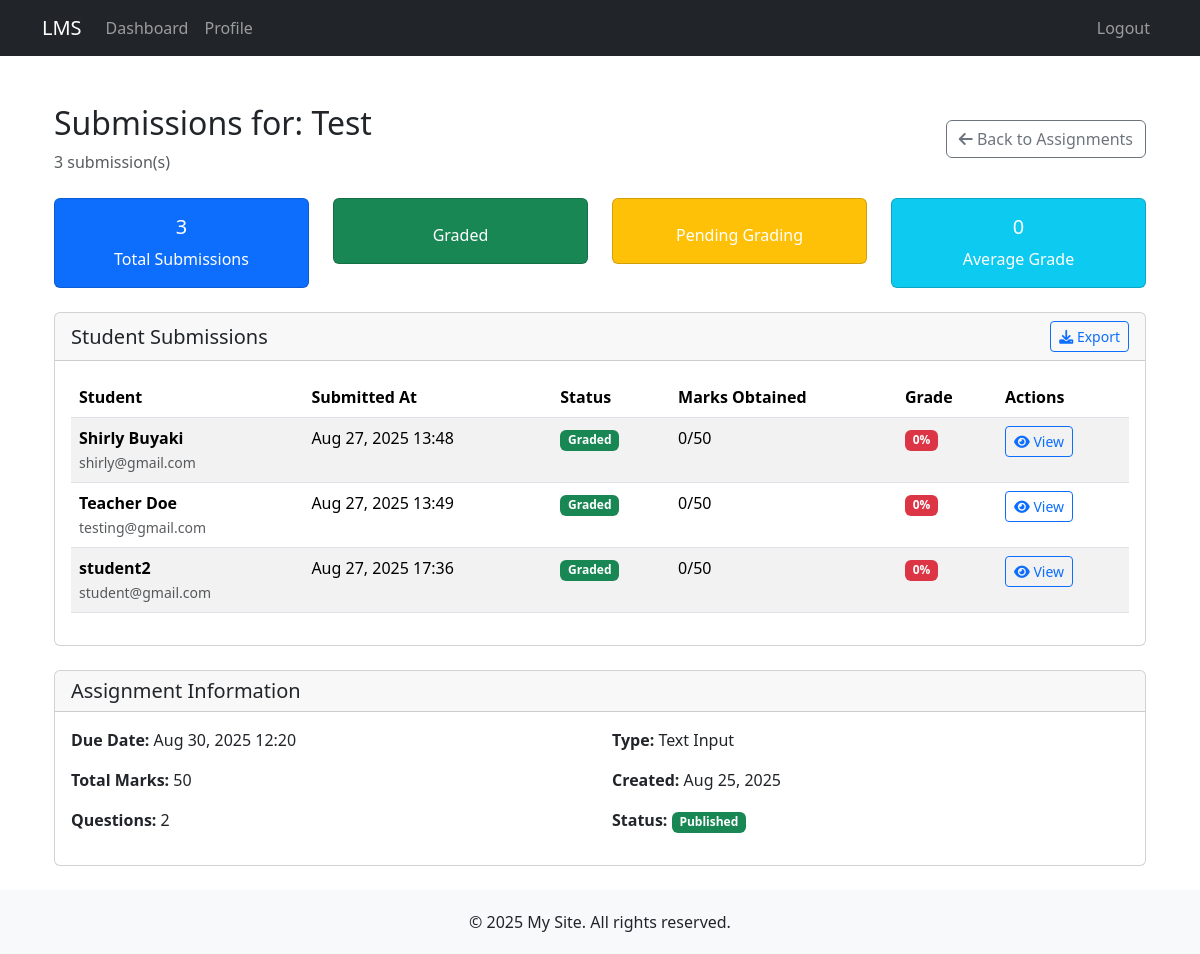
The page /assignments/2/submissions/ (signed in) on the database its author committed.
### assignments/models.py (models this page shows, shortened)
class Assignment(models.Model):
    ASSIGNMENT_TYPES = (
        ('multiple_choice', 'Multiple Choice'),
        ('text_input', 'Text Input'),
        ('file_upload', 'File Upload'),
    )
    title = models.CharField(max_length=200)
    description = models.TextField()
    assignment_type = models.CharField(max_length=20, choices=ASSIGNMENT_TYPES)
    created_by = models.ForeignKey(User, on_delete=models.CASCADE, related_name='created_assignments')
    created_at = models.DateTimeField(auto_now_add=True)
    due_date = models.DateTimeField()
    total_marks = models.PositiveIntegerField(default=100)
    is_published = models.BooleanField(default=False)
    class Meta:
        ordering = ['-created_at']

class StudentAssignment(models.Model):
    student = models.ForeignKey(User, on_delete=models.CASCADE, related_name='submitted_assignments')
    assignment = models.ForeignKey(Assignment, on_delete=models.CASCADE, related_name='submissions')
    submitted_at = models.DateTimeField(auto_now_add=True)
    total_marks_obtained = models.PositiveIntegerField(default=0)
    is_graded = models.BooleanField(default=False)
    feedback = models.TextField(blank=True)
    class Meta:
        unique_together = ['student', 'assignment']

### assignments/views.py (the view)
# urls.py: path('<int:pk>/submissions/', views.view_submissions, name='view_submissions'),
@login_required
def view_submissions(request, pk):
    if not is_trainer(request.user):
        messages.error(request, "Only trainers can view submissions.")
        return redirect('assignments')
    assignment = get_object_or_404(Assignment, pk=pk, created_by=request.user)
    submissions = StudentAssignment.objects.filter(assignment=assignment)
    context = {
        'assignment': assignment,
        'submissions': submissions,
    }
    return render(request, 'assignments/view_submissions.html', context)

### assignments/views.py (called while the page is built)
def is_trainer(user):
    return hasattr(user, 'userprofile') and user.userprofile.user_type == 'trainer'

### templates/assignments/view_submissions.html (shortened to what this page needs)
{% extends 'base.html' %}
{% block content %}
<div class="container mt-4">
    <div class="row">
        <div class="col-12">
            <div class="d-flex justify-content-between align-items-center mb-4">
                <div>
                    <h2>Submissions for: {{ assignment.title }}</h2>
                    <p class="text-muted mb-0">{{ submissions.count }} submission(s)</p>
                </div>
                <a href="{% url 'assignments' %}" class="btn btn-outline-secondary">
                    <i class="fas fa-arrow-left"></i> Back to Assignments
                </a>
            </div>
            <div class="row mb-4">
                <div class="col-md-3">
                    <div class="card text-center bg-primary text-white">
                        <div class="card-body">
                            <h5 class="card-title">{{ submissions.count }}</h5>
                            <p class="card-text">Total Submissions</p>
                        </div>
                    </div>
                </div>
                <div class="col-md-3">
                    <div class="card text-center bg-success text-white">
                        <div class="card-body">
                            <p class="card-text">Graded</p>
                        </div>
                    </div>
                </div>
                <div class="col-md-3">
                    <div class="card text-center bg-warning text-white">
                        <div class="card-body">
                            <p class="card-text">Pending Grading</p>
                        </div>
                    </div>
                </div>
                <div class="col-md-3">
                    <div class="card text-center bg-info text-white">
                        <div class="card-body">
                            <h5 class="card-title">{{ average_grade|default:0 }}</h5>
                            <p class="card-text">Average Grade</p>
                        </div>
                    </div>
                </div>
            </div>
            <div class="card">
                <div class="card-header">
                    <div class="d-flex justify-content-between align-items-center">
                        <h5 class="mb-0">Student Submissions</h5>
                        <div class="btn-group">
                            <button class="btn btn-sm btn-outline-primary">
                                <i class="fas fa-download"></i> Export
                            </button>
                        </div>
                    </div>
                </div>
                <div class="card-body">
                    {% if submissions %}
                    <div class="table-responsive">
                        <table class="table table-striped table-hover">
                            <thead>
                                <tr>
                                    <th>Student</th>
                                    <th>Submitted At</th>
                                    <th>Status</th>
                                    <th>Marks Obtained</th>
                                    <th>Grade</th>
                                    <th>Actions</th>
                                </tr>
                            </thead>
                            <tbody>
                                {% for submission in submissions %}
                                <tr>
                                    <td>
                                        <strong>{{ submission.student.get_full_name|default:submission.student.username }}</strong>
                                        <br>
                                        <small class="text-muted">{{ submission.student.email }}</small>
                                    </td>
                                    <td>{{ submission.submitted_at|date:"M d, Y H:i" }}</td>
                                    <td>
                                        <span class="badge bg-{% if submission.is_graded %}success{% else %}warning{% endif %}">
                                            {% if submission.is_graded %}Graded{% else %}Pending{% endif %}
                                        </span>
                                    </td>
                                    <td>
                                        {{ submission.total_marks_obtained }}/{{ assignment.total_marks }}
                                    </td>
                                    <td>
                                        {% if submission.is_graded %}
                                        {% widthratio submission.total_marks_obtained assignment.total_marks 100 as grade %}
                                        <span class="badge bg-{% if grade >= 80 %}success{% elif grade >= 50 %}warning{% else %}danger{% endif %}">
                                            {{ grade }}%
                                        </span>
                                        {% else %}
                                        <span class="text-muted">-</span>
                                        {% endif %}
                                    </td>
                                    <td>
                                        <div class="btn-group btn-group-sm">
                                            <a href="{% url 'grade_submission' assignment.pk submission.student.id %}"
                                               class="btn btn-{% if submission.is_graded %}outline-primary{% else %}primary{% endif %}">
                                                <i class="fas fa-{% if submission.is_graded %}eye{% else %}check{% endif %}"></i>
                                                {% if submission.is_graded %}View{% else %}Grade{% endif %}
                                            </a>
                                        </div>
                                    </td>
                                </tr>
                                {% endfor %}
                            </tbody>
                        </table>
                    </div>
                    {% else %}
                    <div class="text-center py-5">
                        <i class="fas fa-inbox fa-3x text-muted mb-3"></i>
                        <h5>No Submissions Yet</h5>
                        <p class="text-muted">Students haven't submitted this assignment yet.</p>
                    </div>
                    {% endif %}
                </div>
            </div>
            <div class="card mt-4">
                <div class="card-header">
                    <h5 class="mb-0">Assignment Information</h5>
                </div>
                <div class="card-body">
                    <div class="row">
                        <div class="col-md-6">
                            <p><strong>Due Date:</strong> {{ assignment.due_date|date:"M d, Y H:i" }}</p>
                            <p><strong>Total Marks:</strong> {{ assignment.total_marks }}</p>
                            <p><strong>Questions:</strong> {{ assignment.questions.count }}</p>
                        </div>
                        <div class="col-md-6">
                            <p><strong>Type:</strong> {{ assignment.get_assignment_type_display }}</p>
                            <p><strong>Created:</strong> {{ assignment.created_at|date:"M d, Y" }}</p>
                            <p><strong>Status:</strong>
                                <span class="badge bg-{% if assignment.is_published %}success{% else %}secondary{% endif %}">
                                    {% if assignment.is_published %}Published{% else %}Draft{% endif %}
                                </span>
                            </p>
                        </div>
                    </div>
                </div>
            </div>
        </div>
    </div>
</div>
{% endblock %}

### templates/base.html (style rules this page uses)
body { display: flex; flex-direction: column; min-height: 100vh; }

### rows shown on the page
Assignment: title "Test", total_marks "50", due_date "Aug 30, 2025 12:20", questions.count "2", assignment_type "Text Input", created_at "Aug 25, 2025"
StudentAssignment: student.get_full_name "Shirly Buyaki", student.email "shirly@gmail.com", submitted_at "Aug 27, 2025 13:48", is_graded "Graded", total_marks_obtained "0"
StudentAssignment: student.get_full_name "Teacher Doe", student.email "testing@gmail.com", submitted_at "Aug 27, 2025 13:49", is_graded "Graded", total_marks_obtained "0"
StudentAssignment: student.get_full_name "student2", student.email "student@gmail.com", submitted_at "Aug 27, 2025 17:36", is_graded "Graded", total_marks_obtained "0"

### other values the page prints
{{ submissions.count }} "3"
{{ average_grade|default:0 }} "0"
